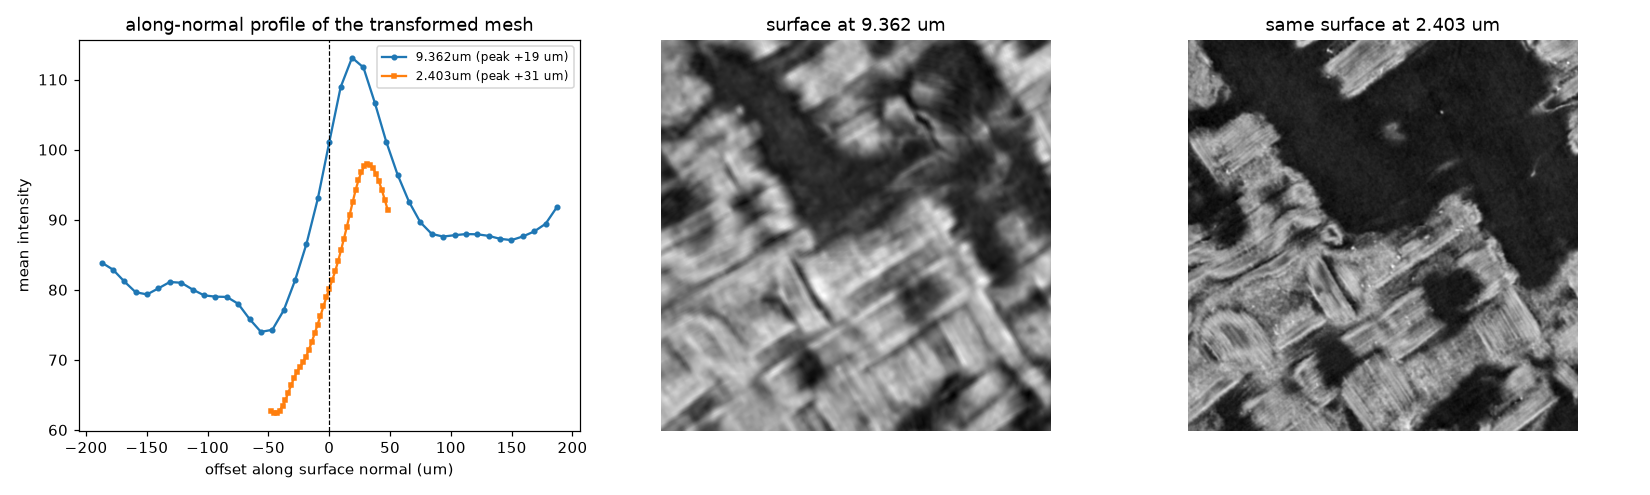

This chart was generated by the following Python code:
"""Investigation D step 4: does a transformed PHerc1203 mesh land ON the sheet at 2.4 um?

Takes a small patch of one in-band segment, maps it through the derived transform, samples the
2.403 um volume along the surface normal, and reports the along-normal intensity profile.  A
mesh that sits on the recto surface gives a profile peaked at offset 0 with a width of roughly
one sheet; a mesh that straddles or misses gives a flat or double-peaked profile.  The same
patch is sampled in the 9.362 um volume as a reference.
"""
import io
import json
import os
import sys

import matplotlib
matplotlib.use("Agg")
import matplotlib.pyplot as plt
import numpy as np
import requests
import tifffile
from scipy.ndimage import map_coordinates

sys.path.insert(0, os.path.dirname(os.path.abspath(__file__)))
from zarr_http import Zarr3D  # noqa: E402

OUT = os.path.dirname(os.path.abspath(__file__))
B = "https://vesuvius-challenge-open-data.s3.amazonaws.com"
P9 = "PHerc1203/volumes/20250820131727-9.362um-1.2m-113keV-masked.zarr"
P2 = "PHerc1203/volumes/20260319130212-2.403um-0.2m-77keV-masked.zarr"
RATIO = 9.362 / 2.403
T = np.array([7940.1, 19.2, -18.8])          # (z, y, x) level-0 9 um voxels
SEG = "PHerc1203/segments/raw/auto_grown_20250925223153537/"   # 78.4% in band
NOFF = 41                                    # offsets -20..+20


def fetch_tif(key):
    return tifffile.imread(io.BytesIO(requests.get(f"{B}/{key}", timeout=180).content))


def main():
    meta = json.loads(requests.get(f"{B}/{SEG}meta.json", timeout=60).text)
    sc = meta["scale"][0]
    X = fetch_tif(SEG + "x.tif").astype(np.float64)
    Y = fetch_tif(SEG + "y.tif").astype(np.float64)
    Z = fetch_tif(SEG + "z.tif").astype(np.float64)
    ok = (X > 0) & (Y > 0) & (Z > 0)
    print("stored grid", X.shape, "scale", sc, "-> one cell =", 1 / sc, "volume voxels at 9 um")

    # pick a compact valid window whose z sits inside the band 7940..11825
    band = ok & (Z > 8200) & (Z < 11500)
    W = 9                                       # 9x9 stored cells ~ 1.7 mm
    best, bz = None, None
    for i in range(0, X.shape[0] - W):
        for j in range(0, X.shape[1] - W):
            blk = band[i:i + W, j:j + W]
            if blk.all():
                zc = Z[i:i + W, j:j + W].mean()
                if best is None or abs(zc - 9800) < abs(bz - 9800):
                    best, bz = (i, j), zc
    if best is None:
        print("no fully valid in-band window found")
        return
    i, j = best
    print(f"window at stored ({i},{j}) size {W}x{W}, mean 9um z = {bz:.0f}")

    # upsample the patch to 2.403 um sampling density
    n = int(round((W - 1) / sc * RATIO))        # samples across the patch at 2.4 um pitch
    n = min(n, 420)
    u = np.linspace(0, W - 1, n)
    gj, gi = np.meshgrid(u, u, indexing="xy")
    coords = np.stack([gi.ravel(), gj.ravel()])
    px = map_coordinates(X[i:i + W, j:j + W], coords, order=1).reshape(n, n)
    py = map_coordinates(Y[i:i + W, j:j + W], coords, order=1).reshape(n, n)
    pz = map_coordinates(Z[i:i + W, j:j + W], coords, order=1).reshape(n, n)
    print(f"patch {n}x{n} samples, 9um extent x {px.min():.0f}-{px.max():.0f} "
          f"y {py.min():.0f}-{py.max():.0f} z {pz.min():.0f}-{pz.max():.0f}")

    # surface normal from the parameterisation (points are (x, y, z) in 9 um voxels)
    du = np.stack(np.gradient(np.stack([px, py, pz], -1), axis=0), -1)[..., 0]
    dv = np.stack(np.gradient(np.stack([px, py, pz], -1), axis=1), -1)[..., 0]
    du = np.stack(np.gradient(px, axis=0) * 0 + [np.gradient(px, axis=0), np.gradient(py, axis=0),
                                                 np.gradient(pz, axis=0)], -1)
    dv = np.stack([np.gradient(px, axis=1), np.gradient(py, axis=1), np.gradient(pz, axis=1)], -1)
    nrm = np.cross(du, dv)
    nrm /= np.maximum(1e-9, np.linalg.norm(nrm, axis=-1, keepdims=True))

    offs = np.arange(NOFF) - (NOFF - 1) // 2     # in voxels of the target volume

    results = {}
    for tag, path, vox in (("9.362um", P9, 1.0), ("2.403um", P2, 1.0)):
        # sample points in the target volume's voxel coords
        if tag == "9.362um":
            pxx, pyy, pzz = px, py, pz
            nn = nrm
        else:
            pzz = (pz - T[0]) * RATIO
            pyy = (py - T[1]) * RATIO
            pxx = (px - T[2]) * RATIO
            nn = nrm                              # isotropic scale -> normal unchanged
        pts = np.stack([pzz, pyy, pxx], -1)       # (n, n, 3) in (z, y, x)
        nzyx = np.stack([nn[..., 2], nn[..., 1], nn[..., 0]], -1)
        all_pts = pts[None] + offs[:, None, None, None] * nzyx[None]
        lo = np.floor(all_pts.reshape(-1, 3).min(0)).astype(int) - 2
        hi = np.ceil(all_pts.reshape(-1, 3).max(0)).astype(int) + 3
        z = Zarr3D(path, 0)
        vol_mb = np.prod(hi - lo) / 2**20
        print(f"{tag}: reading block {tuple(hi-lo)} = {vol_mb:.0f} MiB of voxels")
        blk = z.read(max(0, lo[0]), hi[0], max(0, lo[1]), hi[1], max(0, lo[2]), hi[2],
                     workers=16).astype(np.float32)
        c = all_pts - np.array([max(0, lo[0]), max(0, lo[1]), max(0, lo[2])])
        vals = map_coordinates(blk, c.reshape(-1, 3).T, order=1, mode="constant", cval=0)
        vals = vals.reshape(NOFF, n, n)
        prof = vals.reshape(NOFF, -1).mean(1)
        results[tag] = dict(profile=prof.tolist(), offsets=offs.tolist(),
                            peak_offset=int(offs[int(np.argmax(prof))]),
                            peak=float(prof.max()), at_zero=float(prof[(NOFF - 1) // 2]),
                            um_per_offset=9.362 if tag == "9.362um" else 2.403)
        print(f"{tag}: profile peak at offset {offs[int(np.argmax(prof))]:+d} "
              f"({offs[int(np.argmax(prof))] * (9.362 if tag=='9.362um' else 2.403):+.0f} um), "
              f"peak {prof.max():.1f}, value at 0 {prof[(NOFF-1)//2]:.1f}, min {prof.min():.1f}")
        results[tag]["face"] = vals[(NOFF - 1) // 2].tolist() if n <= 64 else None
        np.save(os.path.join(OUT, f"probe_face_{tag}.npy"), vals)

    fig, ax = plt.subplots(1, 3, figsize=(15, 4.5))
    for tag, style in (("9.362um", "o-"), ("2.403um", "s-")):
        r = results[tag]
        ax[0].plot(np.array(r["offsets"]) * r["um_per_offset"], r["profile"], style,
                   ms=3, label=f"{tag} (peak {r['peak_offset']*r['um_per_offset']:+.0f} um)")
    ax[0].axvline(0, color="k", lw=0.8, ls="--")
    ax[0].set_xlabel("offset along surface normal (um)")
    ax[0].set_ylabel("mean intensity")
    ax[0].set_title("along-normal profile of the transformed mesh")
    ax[0].legend(fontsize=8)
    v9 = np.load(os.path.join(OUT, "probe_face_9.362um.npy"))
    v2 = np.load(os.path.join(OUT, "probe_face_2.403um.npy"))
    ax[1].imshow(v9[(NOFF - 1) // 2], cmap="gray"); ax[1].set_title("surface at 9.362 um"); ax[1].axis("off")
    ax[2].imshow(v2[(NOFF - 1) // 2], cmap="gray"); ax[2].set_title("same surface at 2.403 um"); ax[2].axis("off")
    fig.tight_layout()
    fig.savefig(os.path.join(OUT, "probe_mesh_on_band.png"), dpi=110)
    json.dump(results, open(os.path.join(OUT, "probe_mesh_on_band.json"), "w"), indent=1)
    print("-> trackD/hunt/probe_mesh_on_band.png")


if __name__ == "__main__":
    main()
